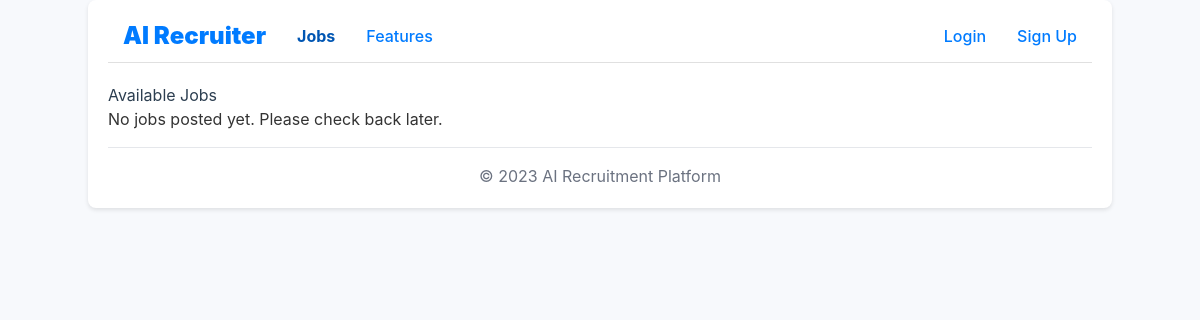
The app's page /jobs/, older data.
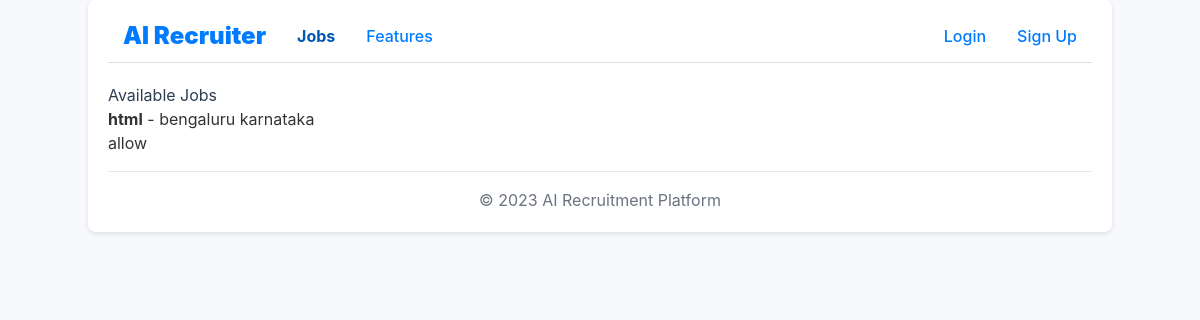
The same page, newer data.
### jobs/models.py (models this page shows, shortened)
class Job(models.Model):
    title = models.CharField(max_length=255, help_text="The title of the job position.")
    description = models.TextField(help_text="A detailed description of the job role and responsibilities.")
    responsibilities = models.TextField(blank=True, null=True, help_text="Key responsibilities of the role.")
    requirements = models.TextField(blank=True, null=True, help_text="Required qualifications and skills.")
    location = models.CharField(max_length=255, blank=True, null=True, help_text="Job location (e.g., City, Country).")
    employment_type = models.CharField(
        max_length=100,
        blank=True, null=True,
        help_text="Type of employment (e.g., Full-time, Part-time, Contract)."
    )
    salary_range = models.CharField(
        max_length=100,
        blank=True, null=True,
        help_text="Salary range for the position (e.g., '$50,000 - $70,000')."
    )
    posted_by = models.ForeignKey(
        settings.AUTH_USER_MODEL,
        on_delete=models.SET_NULL, # If the user is deleted, don't delete the job
        null=True, # Allow the job to exist without a poster for a while if needed
        related_name='jobs_posted', # Access jobs from a user: user.jobs_posted.all()
        help_text="The user who posted this job."
    )
    created_at = models.DateTimeField(auto_now_add=True)
    updated_at = models.DateTimeField(auto_now=True)
    published_date = models.DateTimeField(
        default=timezone.now, # Default to now if not specified
        help_text="Date and time the job was made public."
    )
    status = models.CharField(
        max_length=10,
        choices=JOB_STATUS_CHOICES,
        default='draft', # Default to draft, requires explicit publish
        help_text="Current status of the job posting."
    )
    is_active = models.BooleanField(
        default=True,
        help_text="Designates whether the job posting is visible to candidates."
    )
    class Meta:
        verbose_name = 'Job Posting'
        verbose_name_plural = 'Job Postings'
        ordering = ['-published_date', 'title'] # Order by publish date (newest first), then title

### jobs/views.py (the view)
# urls.py: path('', views.JobListView.as_view(), name='job_list'),
class JobListView(View):
    template_name = 'jobs/job_list.html'
    def get(self, request, *args, **kwargs):
        jobs = Job.objects.filter(is_active=True, status='open').order_by('-published_date')
        context = {'jobs': jobs}
        return render(request, self.template_name, context)

### templates/jobs/job_list.html (shortened to what this page needs)
{% extends 'base.html' %}
{% block content %}
<h1>Available Jobs</h1>
{% if jobs %}
    <ul>
        {% for job in jobs %}
            <li>
                <a href="{% url 'jobs:job_detail' job_id=job.id %}">
                    <strong>{{ job.title }}</strong> - {{ job.location|default:"N/A" }}
                </a>
                <p>{{ job.description|truncatewords:30 }}</p>
            </li>
        {% endfor %}
    </ul>
{% else %}
    <p>No jobs posted yet. Please check back later.</p>
{% endif %}
{% endblock %}

### templates/base.html (shortened to what this page needs)
<!DOCTYPE html>
<html lang="en">
<head>
    <script src="https://cdn.tailwindcss.com?plugins=forms,typography,aspect-ratio,line-clamp"></script>
</head>
<body>
    <div class="container">
        <nav>
            <div class="flex items-center">
                {% url 'home' as home_url %}
                <a href="{{ home_url }}" class="{% if request.path == home_url %}active{% endif %} text-2xl font-bold mr-4"><strong>AI Recruiter</strong></a>
                {% url 'jobs:job_list' as jobs_url %}
                <a href="{{ jobs_url }}" class="{% if request.path == jobs_url %}active{% endif %} mr-4">Jobs</a>
                {% url 'features' as features_url %}
                <a href="{{ features_url }}" class="{% if request.path == features_url %}active{% endif %} mr-4">Features</a>
            </div>
            <div class="flex items-center">
                {% if user.is_authenticated %}
                    | <a href="{% url 'account_logout' %}" class="ml-4">Logout</a>
                {% else %}
                    {% url 'account_login' as login_url %}
                    <a href="{{ login_url }}" class="{% if request.path == login_url %}active{% endif %} mr-4">Login</a>
                    {% url 'account_signup' as signup_url %}
                    <a href="{{ signup_url }}" class="{% if request.path == signup_url %}active{% endif %}">Sign Up</a>
                {% endif %}
            </div>
        </nav>
        {% block content %}{% endblock %}
        <footer>
            <hr class="my-4">
            <p class="text-center text-gray-500">© 2023 AI Recruitment Platform</p>
        </footer>
    </div>
</body>
</html>

### templates/base.html (style rules this page uses)
body { font-family: 'Inter', sans-serif; background-color: #f7f9fc; color: #333; }
.container { max-width: 1200px; margin: 0 auto; background-color: #fff; padding: 20px; border-radius: 8px; box-shadow: 0 2px 4px rgba(0,0,0,0.1); }
nav { display: flex; justify-content: space-between; align-items: center; margin-bottom: 20px; padding-bottom: 10px; border-bottom: 1px solid #e0e0e0; }
nav a { margin: 0 15px; color: #007bff; text-decoration: none; font-weight: 500; }
nav .active { color: #0056b3; font-weight: 700; }
h1, h2 { margin-bottom: 15px; color: #2c3e50; }

Row changes from the older to the newer data that the page shows:
now on this page (row edited): Job: title "html", location "bengaluru karnataka", description "allow"
Text that changed along with them:
text no longer shown: "No jobs posted yet. Please check back later."
